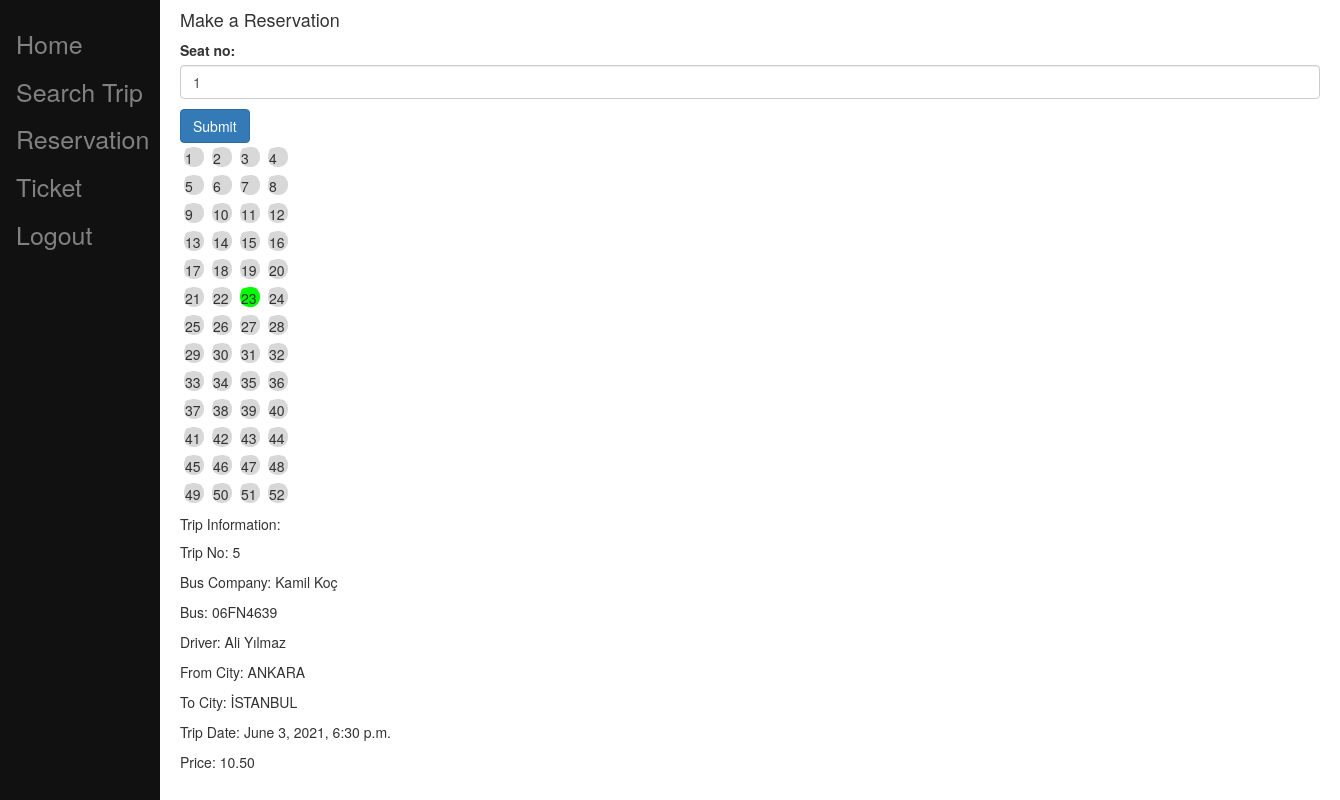
The page /reservationnew/5 (signed in) on the database as committed earlier.
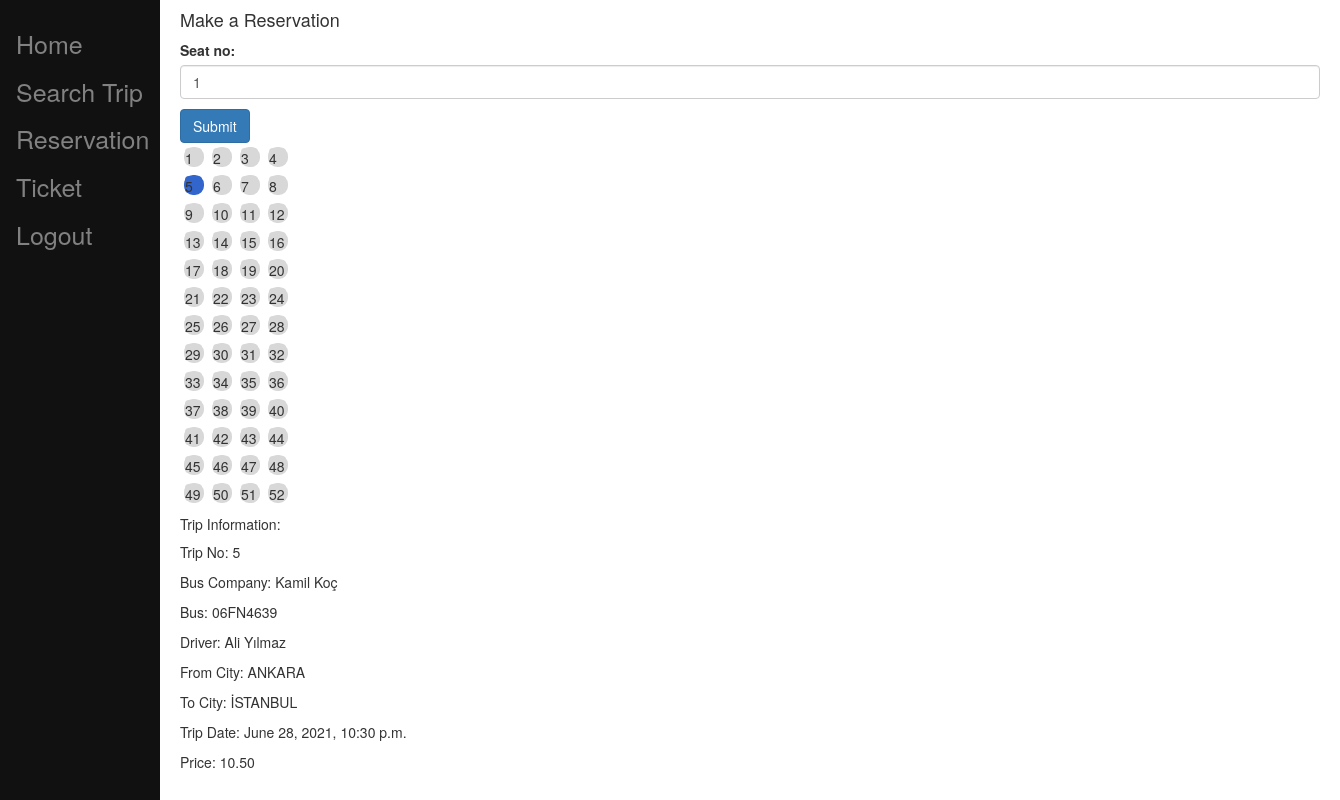
The same page on the database as committed later.
### busticket/models.py (models this page shows, shortened)
class Trip(models.Model):
    bus = models.ForeignKey(Bus, on_delete=models.PROTECT)
    driver = models.ForeignKey(Driver, on_delete=models.PROTECT,blank=True,null=True)
    from_city = models.ForeignKey(City, related_name='f_city', on_delete=models.CASCADE,blank=True,null=True)
    to_city = models.ForeignKey(City, related_name='t_city', on_delete=models.CASCADE,blank=True,null=True)
    trip_date = models.DateTimeField(blank=True)
    price = models.DecimalField(max_digits=6, decimal_places=2, default=0.0)
    bus_company = models.ForeignKey(BusCompany, on_delete=models.CASCADE, editable=True,blank=True,null=True)
    class Meta:
        constraints = [
            models.UniqueConstraint(fields=['bus', 'from_city','to_city'], name='unique trip')
        ]

class BusCompany(models.Model):
    user = models.OneToOneField(User, on_delete=models.CASCADE)
    name = models.CharField(max_length=30,unique=True,default='Default Bus Company')
    tel_no = models.CharField(max_length=30,default='', blank=True,null=True)
    address = models.CharField(max_length=300,default='', blank=True,null=True)
    email = models.EmailField(max_length=254,default='', blank=True,null=True)
    url = models.URLField(max_length=200,default='', blank=True,null=True)
    def __str__(self):
        return self.name

class Bus(models.Model):
    plate_text = models.CharField(max_length=30,unique=True)
    brand_name = models.CharField(max_length=30,default='Mercedes Benz')
    status = models.BooleanField(default=True)
    seat_count = models.IntegerField(default=52)
    bus_company = models.ForeignKey(BusCompany, on_delete=models.CASCADE, blank=True,null=True)
    def __str__(self):
        return self.plate_text

class Driver(models.Model):
    name = models.CharField(max_length=30,default='Unknown Driver',unique=True)
    date_of_birth = models.DateField()
    years_of_experience = models.IntegerField()
    bus_company = models.ForeignKey(BusCompany, on_delete=models.CASCADE, editable=False,blank=True,null=True)
    def __str__(self):
        return self.name

class City(models.Model):
    name = models.CharField(max_length=30,unique=True)
    def __str__(self):
        return self.name

### busticket/views.py (the view)
# urls.py: path('reservationnew/<int:id>',views.make_reservation),
def make_reservation(request, id):
    trip = Trip.objects.get(id=id)
    user = User.objects.get(username=request.user.username)
    reservation_list = Reservation.objects.filter(trip = trip)
    ticket_list = Reservation.objects.filter(trip = trip,is_ticket=True)
    reservation_ids = []
    ticket_ids = []
    for item in reservation_list:
        reservation_ids.append(item.seat_no)
    for ticket in ticket_list:
        ticket_ids.append(ticket.seat_no)
    if request.method == "POST":
        form = ReservationForm(trip,user.passenger,True,request.POST)
        if form.is_valid():
            try:
                user = User.objects.get(username=request.user.username)
                form_result = form.save(commit=False)
                now = datetime.now()
                hours_added = timedelta(hours = 3)
                now = now + hours_added
                form_result.reservation_date = now
                form.save()
                return HttpResponseRedirect("/reservation")
            except:
                pass
        else:
            print(form.errors)
    else:
        form = ReservationForm(trip,user.passenger,False)
    return render(request,'busticket/reservationcrud/reservationnew.html',{'form':form,'trip':trip, "numbers": range(1,trip.bus.seat_count + 1), "reservation_ids": reservation_ids, "ticket_ids": ticket_ids})

### busticket/forms.py (shortened to what this page needs)
class ReservationForm(forms.ModelForm):
    class Meta:
        model = Reservation
        fields = ['trip', 'seat_no','reservation_date','passenger']
        widgets = {
            'trip': forms.HiddenInput(attrs={ 'class': 'form-control' }),
            'seat_no': forms.NumberInput(attrs={'class': 'form-control'}),
            'reservation_date': forms.HiddenInput(attrs={ 'class': 'form-control' }),
            'passenger': forms.HiddenInput(attrs={ 'class': 'form-control' }),
        }
    def __init__(self,trip,passenger,is_insert=False, *args, **kwargs):
        super(ReservationForm, self).__init__(*args, **kwargs)
        self.is_insert = is_insert
        self.fields["trip"].initial = trip
        self.fields["passenger"].initial = passenger

### busticket/templatetags/user_tags.py (called while the page is built)
@register.filter(name='has_group')
def has_group(user, group_name):
    group = Group.objects.filter(name=group_name)
    if group:
        group = group.first()
        return group in user.groups.all()
    else:
        return False

### templates/busticket/reservationcrud/reservationnew.html (shortened to what this page needs)
{% extends 'busticket/base.html' %}
{% block content %}
<div class="col-md-12">
    <h4>Make a Reservation</h4>
 <form method="POST" class="post-form" action="/reservationnew/{{ trip.id }}">
   {{ form.as_p }}
  <button type="submit" class="btn btn-primary">Submit</button>
 </form>
{% for item in numbers %}
  {% if item in reservation_ids %}
    {% if item in ticket_ids %}
    <div class="outer-seat finalized-outerColor" id="div-inline"><div class="inner-seat finalized-innerColor">{{ item }}</div></div>
    {% else %}
    <div class="outer-seat selected-outerColor" id="div-inline"><div class="inner-seat selected-innerColor">{{ item }}</div></div>
    {% endif %}
  {% else %}
  <div class="outer-seat" id="div-inline"><div class="inner-seat">{{ item }}</div></div>
  {% endif %}
  {% if item|divisibleby:4 %}
    <br class="clearBoth" />
  {% endif %}
{% endfor %}
 <h5>Trip Information:</h5>
 <p>Trip No: {{ trip.id }}</p>
 <p>Bus Company: {{ trip.bus_company }}</p>
 <p>Bus: {{ trip.bus }}</p>
 <p>Driver: {{ trip.driver }}</p>
 <p>From City: {{ trip.from_city }}</p>
 <p>To City: {{ trip.to_city }}</p>
 <p>Trip Date: {{ trip.trip_date }}</p>
 <p>Price: {{ trip.price }}</p>
</div>
{% endblock content %}

Rows that differ between the two databases and show on the page:
changed Trip "Kamil Koç": trip_date "June 3, 2021, 6:30 p.m." → "June 28, 2021, 10:30 p.m."
Other text that changed with them:
list line gone: "5"
new list line: "5"
list line gone: "23"
new list line: "23"
